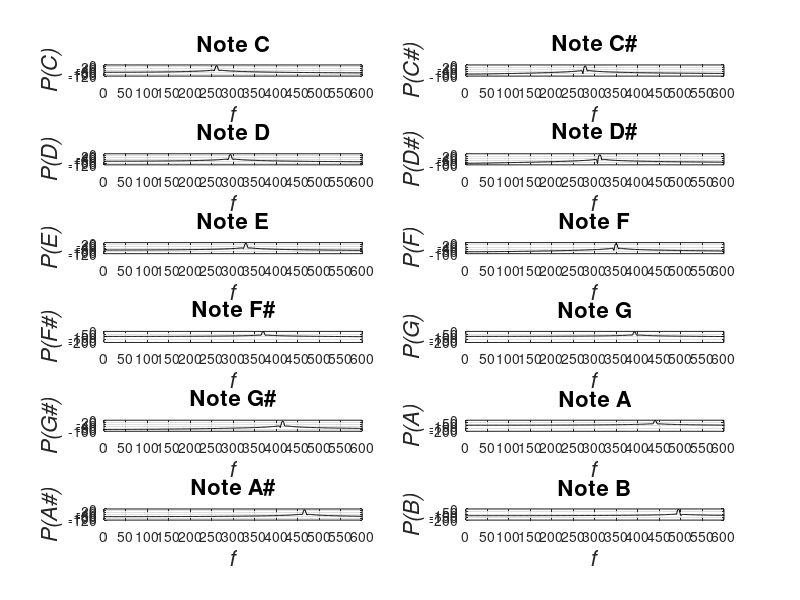

Write the MATLAB code that produced this figure.
%%%%%%%%%%%%%%%%%%%%%%%%%%%%%%%%%%%%%%%%%%%%%%%%%%%%%%%%%%%%%%%%%%%%%%%%%%%
% Cleaning
%%%%%%%%%%%%%%%%%%%%%%%%%%%%%%%%%%%%%%%%%%%%%%%%%%%%%%%%%%%%%%%%%%%%%%%%%%%

clear all, close all, home

%%%%%%%%%%%%%%%%%%%%%%%%%%%%%%%%%%%%%%%%%%%%%%%%%%%%%%%%%%%%%%%%%%%%%%%%%%%
% Notes
%%%%%%%%%%%%%%%%%%%%%%%%%%%%%%%%%%%%%%%%%%%%%%%%%%%%%%%%%%%%%%%%%%%%%%%%%%%

%Defining the notes
note=@(freq)cos(2*pi*freq.*[0:1/8000:0.5]);

%Freq of the 4th note in each octave in Hz
C=note(261.63);
Cs=note(277.18);
D=note(293.66);
Ds=note(311.13);
E=note(329.63);
F=note(349.23);
Fs=note(369.99);
G=note(392);
Gs=note(415.3);
A=note(440);
As=note(466.16);
B=note(493.88);

%Power spectral density computation equations
[PC,C]=periodogram(C,hamming(length(C)),length(C),8000,'power');
[PCs,Cs]=periodogram(Cs,hamming(length(Cs)),length(Cs),8000,'power');
[PD,D]=periodogram(D,hamming(length(D)),length(D),8000,'power');
[PDs,Ds]=periodogram(Ds,hamming(length(Ds)),length(Ds),8000,'power');
[PE,E]=periodogram(E,hamming(length(E)),length(E),8000,'power');
[PF,F]=periodogram(F,hamming(length(F)),length(F),8000,'power');
[PFs,Fs]=periodogram(Fs,hamming(length(Fs)),length(Fs),8000,'power');
[PG,G]=periodogram(G,hamming(length(G)),length(G),8000,'power');
[PGs,Gs]=periodogram(Gs,hamming(length(Gs)),length(Gs),8000,'power');
[PA,A]=periodogram(A,hamming(length(A)),length(A),8000,'power');
[PAs,As]=periodogram(As,hamming(length(As)),length(As),8000,'power');
[PB,B]=periodogram(B,hamming(length(B)),length(B),8000,'power');

figure
subplot(621)
plot(C,10*log10(PC),'Color','k'),grid;
xlabel('f','FontSize',16,'FontAngle','italic')
ylabel('P(C)','FontSize',16,'FontAngle','italic')
title('Note C','FontSize',16)
set(gca,'XLim',[0 600]),set(gca,'XTick',[0:50:600])

subplot(622)
plot(Cs,10*log10(PCs),'Color','k'),grid;
xlabel('f','FontSize',16,'FontAngle','italic')
ylabel('P(C#)','FontSize',16,'FontAngle','italic')
title('Note C#','FontSize',16)
set(gca,'XLim',[0 600]),set(gca,'XTick',[0:50:600])

subplot(623)
plot(D,10*log10(PD),'Color','k'),grid;
xlabel('f','FontSize',16,'FontAngle','italic')
ylabel('P(D)','FontSize',16,'FontAngle','italic')
title('Note D','FontSize',16)
set(gca,'XLim',[0 600]),set(gca,'XTick',[0:50:600])

subplot(624)
plot(Ds,10*log10(PDs),'Color','k'),grid;
xlabel('f','FontSize',16,'FontAngle','italic')
ylabel('P(D#)','FontSize',16,'FontAngle','italic')
title('Note D#','FontSize',16)
set(gca,'XLim',[0 600]),set(gca,'XTick',[0:50:600])

subplot(625)
plot(E,10*log10(PE),'Color','k'),grid;
xlabel('f','FontSize',16,'FontAngle','italic')
ylabel('P(E)','FontSize',16,'FontAngle','italic')
title('Note E','FontSize',16)
set(gca,'XLim',[0 600]),set(gca,'XTick',[0:50:600])

subplot(626)
plot(F,10*log10(PF),'Color','k'),grid;
xlabel('f','FontSize',16,'FontAngle','italic')
ylabel('P(F)','FontSize',16,'FontAngle','italic')
title('Note F','FontSize',16)
set(gca,'XLim',[0 600]),set(gca,'XTick',[0:50:600])

subplot(627)
plot(Fs,10*log10(PFs),'Color','k'),grid;
xlabel('f','FontSize',16,'FontAngle','italic')
ylabel('P(F#)','FontSize',16,'FontAngle','italic')
title('Note F#','FontSize',16)
set(gca,'XLim',[0 600]),set(gca,'XTick',[0:50:600])

subplot(628)
plot(G,10*log10(PG),'Color','k'),grid;
xlabel('f','FontSize',16,'FontAngle','italic')
ylabel('P(G)','FontSize',16,'FontAngle','italic')
title('Note G','FontSize',16)
set(gca,'XLim',[0 600]),set(gca,'XTick',[0:50:600])

subplot(629)
plot(Gs,10*log10(PGs),'Color','k'),grid;
xlabel('f','FontSize',16,'FontAngle','italic')
ylabel('P(G#)','FontSize',16,'FontAngle','italic')
title('Note G#','FontSize',16)
set(gca,'XLim',[0 600]),set(gca,'XTick',[0:50:600])

subplot(6,2,10)
plot(A,10*log10(PA),'Color','k'),grid;
xlabel('f','FontSize',16,'FontAngle','italic')
ylabel('P(A)','FontSize',16,'FontAngle','italic')
title('Note A','FontSize',16)
set(gca,'XLim',[0 600]),set(gca,'XTick',[0:50:600])

subplot(6,2,11)
plot(As,10*log10(PAs),'Color','k'),grid;
xlabel('f','FontSize',16,'FontAngle','italic')
ylabel('P(A#)','FontSize',16,'FontAngle','italic')
title('Note A#','FontSize',16)
set(gca,'XLim',[0 600]),set(gca,'XTick',[0:50:600])

subplot(6,2,12)
plot(B,10*log10(PB),'Color','k'),grid;
xlabel('f','FontSize',16,'FontAngle','italic')
ylabel('P(B)','FontSize',16,'FontAngle','italic')
title('Note B','FontSize',16)
set(gca,'XLim',[0 600]),set(gca,'XTick',[0:50:600])
